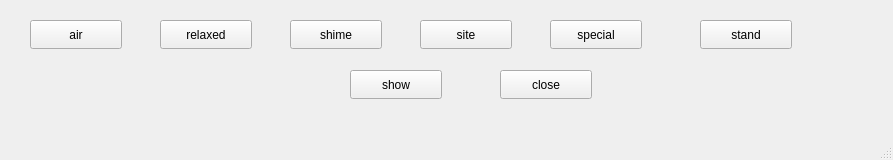
<?xml version="1.0" encoding="UTF-8"?>
<ui version="4.0">
 <class>musicWindow</class>
 <widget class="QMainWindow" name="musicWindow">
  <property name="geometry">
   <rect>
    <x>0</x>
    <y>0</y>
    <width>893</width>
    <height>160</height>
   </rect>
  </property>
  <property name="windowTitle">
   <string>musicWindow</string>
  </property>
  <widget class="QWidget" name="centralwidget">
   <widget class="QPushButton" name="air">
    <property name="geometry">
     <rect>
      <x>30</x>
      <y>20</y>
      <width>92</width>
      <height>29</height>
     </rect>
    </property>
    <property name="text">
     <string>air</string>
    </property>
   </widget>
   <widget class="QPushButton" name="relaxed">
    <property name="geometry">
     <rect>
      <x>160</x>
      <y>20</y>
      <width>92</width>
      <height>29</height>
     </rect>
    </property>
    <property name="text">
     <string>relaxed</string>
    </property>
   </widget>
   <widget class="QPushButton" name="shime">
    <property name="geometry">
     <rect>
      <x>290</x>
      <y>20</y>
      <width>92</width>
      <height>29</height>
     </rect>
    </property>
    <property name="text">
     <string>shime</string>
    </property>
   </widget>
   <widget class="QPushButton" name="site">
    <property name="geometry">
     <rect>
      <x>420</x>
      <y>20</y>
      <width>92</width>
      <height>29</height>
     </rect>
    </property>
    <property name="text">
     <string>site</string>
    </property>
   </widget>
   <widget class="QPushButton" name="special">
    <property name="geometry">
     <rect>
      <x>550</x>
      <y>20</y>
      <width>92</width>
      <height>29</height>
     </rect>
    </property>
    <property name="text">
     <string>special</string>
    </property>
   </widget>
   <widget class="QPushButton" name="stand">
    <property name="geometry">
     <rect>
      <x>700</x>
      <y>20</y>
      <width>92</width>
      <height>29</height>
     </rect>
    </property>
    <property name="text">
     <string>stand</string>
    </property>
   </widget>
   <widget class="QPushButton" name="show">
    <property name="geometry">
     <rect>
      <x>350</x>
      <y>70</y>
      <width>92</width>
      <height>29</height>
     </rect>
    </property>
    <property name="text">
     <string>show</string>
    </property>
   </widget>
   <widget class="QPushButton" name="close">
    <property name="geometry">
     <rect>
      <x>500</x>
      <y>70</y>
      <width>92</width>
      <height>29</height>
     </rect>
    </property>
    <property name="text">
     <string>close</string>
    </property>
   </widget>
  </widget>
  <widget class="QMenuBar" name="menubar">
   <property name="geometry">
    <rect>
     <x>0</x>
     <y>0</y>
     <width>893</width>
     <height>25</height>
    </rect>
   </property>
  </widget>
  <widget class="QStatusBar" name="statusbar"/>
 </widget>
 <resources/>
 <connections/>
</ui>
